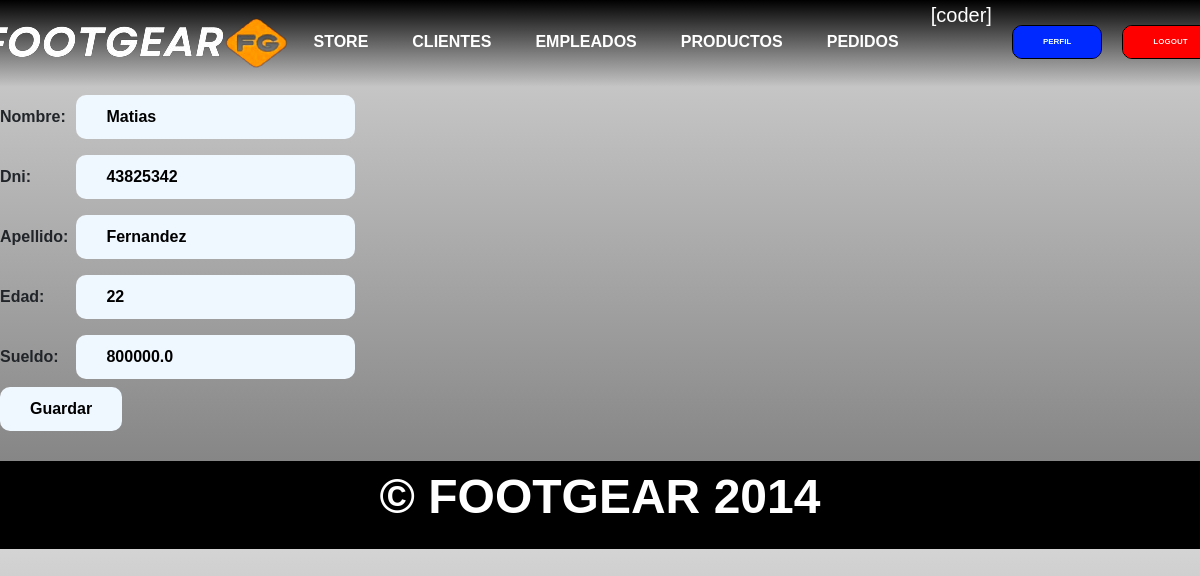
The page /empleadoUpdate/8/ (signed in) on the database its author committed.
### aplicacion/models.py (models this page shows, shortened)
class Empleado(models.Model):
    nombre = models.CharField(max_length=50)
    apellido = models.CharField(max_length=50)
    edad = models.IntegerField()
    dni = models.IntegerField(unique=True)
    sueldo = models.FloatField()

### aplicacion/views.py (the view)
# urls.py: path('empleadoUpdate/<id_empleado>/', empleadoUpdate, name="empleado_update"),
@login_required
def empleadoUpdate(request,id_empleado):
    empleado = Empleado.objects.get(id = id_empleado)
    if request.method == "POST":
        miForm = EmpleadoForm(request.POST)
        if miForm.is_valid():
            empleado.nombre = miForm.cleaned_data.get("nombre")
            empleado.apellido = miForm.cleaned_data.get("apellido")
            empleado.edad =  miForm.cleaned_data.get("edad")
            empleado.dni = miForm.cleaned_data.get("dni")
            empleado.sueldo = miForm.cleaned_data.get("sueldo")
            empleado.save()
            return redirect(reverse_lazy('empleados'))
    else:
        miForm = EmpleadoForm(initial={'nombre': empleado.nombre, 'apellido' : empleado.apellido, 'edad' : empleado.edad , 'dni' : empleado.dni , 'sueldo': empleado.sueldo} )
    return render(request,"aplicacion/empleadoForm.html",{"form": miForm})

### aplicacion/forms.py
class EmpleadoForm(forms.Form):
    nombre = forms.CharField(max_length=50,required=True)
    dni = forms.IntegerField(required=True)
    apellido = forms.CharField(max_length=50,required=True)
    edad = forms.IntegerField(required=True)
    sueldo = forms.FloatField(required=True)

### aplicacion/templates/aplicacion/empleadoForm.html (shortened to what this page needs)
{% extends "aplicacion/index.html" %}
{% block contenido %}
<form id="empleadoForm" action="" method="post">
    <table>
        {{ form.as_table }}
    </table>
    <input type="submit" value="Guardar">
</form>
{% endblock contenido %}

### aplicacion/templates/aplicacion/index.html (shortened to what this page needs)
<!DOCTYPE html>
<html lang="en">
    <head>
        {% load static %}
        <link href="https://cdn.jsdelivr.net/npm/bootstrap@5.3.3/dist/css/bootstrap.min.css" rel="stylesheet">
        <link href="{% static 'css/styles.css' %}" rel="stylesheet"/>
        <link rel="stylesheet" href="https://cdnjs.cloudflare.com/ajax/libs/font-awesome/6.4.0/css/all.min.css">
    </head>
    <body>
        <header class="header">
            <div class="container mask navigation">
                <nav>
                    <h1 class="">
                        <img class="logo" src="{% static 'assets/img/logo_footgear.png' %}" alt="">
                    </h1>
                    <a href="{% url 'store' %}">STORE</a>
                    {% if user.is_authenticated %}
                        {% if user.is_staff %}
                        <a href="{% url 'clientes' %}">CLIENTES</a>
                        <a href="{% url 'empleados' %}">EMPLEADOS</a>
                        <a href="{% url 'productos' %}">PRODUCTOS</a>
                        <a href="{% url 'pedidos' %}">PEDIDOS</a>
                        {% endif %}
                        <div>
                            <p  class="username">[{{user.username}}]</p>
                            <a href="{% url 'agregar_avatar' %}"><img class="avatar" src="{{request.session.avatar}}" height="40px" weight="40px"></a>
                        </div>
                            <form action="{% url 'perfil' %}">
                                <button type="submit" class="btn btn-success logout-button edit-button">PERFIL</button>
                            </form>
                        <form action="{% url 'logout' %}" method="post">
                                <button type="submit" class="btn btn-success logout-button">LOGOUT</button>
                            </form>
                    {% endif %}
                </nav>
            </div>
        </header>
{% block contenido%}{% endblock contenido %}
        <footer>
            <p>&copy; FOOT<span class="orange-text">GEAR</span> 2014</p>
        </footer>
    </body>
</html>

### aplicacion/static/css/styles.css (style rules this page uses)
* { padding: 0; margin: 0; box-sizing: border-box; }
body { font-family: sans-serif; background-color: #000; background: linear-gradient(#d4d4d4,#454545); }
html { scroll-behavior: smooth; }
h1 { font-size: 2.5em; }
p { font-size: 1.25em; }
button , input,#buy_button { font-size: 1em; font-weight: bold; padding: 10px 30px; border-radius: 10px; border: 1px solid #fff; color: #000; background-color: #fff; }
.container { max-width: 700px; margin: auto; }
header { background-color: transparent; flex-wrap: wrap; top: 0; right: 0; width: 100vw; z-index: 100; background: linear-gradient(to bottom, black ,transparent); }
header .container { display: flex; flex-direction: column; justify-content: center; align-items: center; }
header nav { display: flex; flex-direction: column; text-align: center; padding-bottom: 2px; }
header div nav a { padding: 5px 12px; text-decoration: none; color: white; font-weight: bolder; }
header .navigation { background-image: url(../assets/img/75496e55be60c1cbf480d6e76bd11ec4.jpg); filter: saturate(2); background-position: center center; background-repeat: no-repeat; background-size: cover; }
.logout-button { margin-top: 25px; background-color:rgb(219, 0, 0); color: rgb(255, 255, 255); font-size: 0.5em; font-weight: bold; padding: 10px 30px; border-radius: 10px; border: 1px solid black; }
.username { color: #ffffff; margin-right: 20px; margin-bottom: 10px; }
.edit-button { margin-right: 20px; background-color:rgb(0, 44, 219); font-size: 0.5em; }
footer { margin-top: 30px; background-color: #000000; display: flex; flex-direction: column; justify-items: center; align-items: center; }
footer p { font-weight: bold; color: white; }
td { padding: 8px; }
form input { background-color: aliceblue; color: #000000; border: none; }
@media (min-width: 775px) { body { background: linear-gradient(#d4d4d4,#777777); background-position: center center; background-repeat: repeat; background-size: cover; } }
@media (min-width: 775px) { header .container { max-width: none; background: #000; } }
@media (min-width: 775px) { header nav { flex-direction: row; justify-content: space-around; } }
@media (min-width: 775px) { header .navigation { background-image: none; background-color: transparent; background: transparent; } }
@media (min-width: 775px) { button,#buy_button { font-size: 2em; } }
@media (min-width: 775px) { footer p { font-size: 3em; } }
@media (min-width: 775px) { header div nav a { padding: 20px 12px; margin-right: 20px; font-size: 1.5em; } }
@media (min-width: 775px) { header h1 { font-size: 4em; } }

### rows shown on the page
Empleado: nombre "Matias", dni "43825342", apellido "Fernandez", edad "22", sueldo "800000.0"

### other values the page prints
{{ user.username }} "coder"
